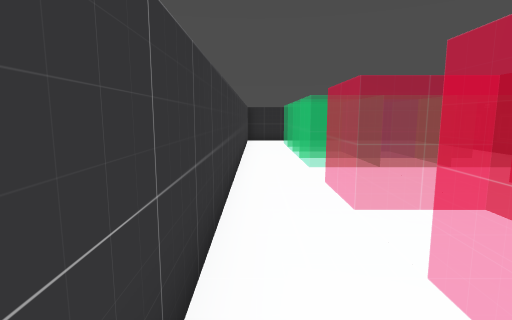
view 1 (above)

16 first-person views from a walk through a Godot game level. The camera is 1.4 m above the floor, tilts 8° down and sees 80° across. The floor is counted in squares, 1 m on a side. Each view is taken from the middle of a square. On the plan, view 1 faces up. The plan holds only what a view shows up to about 14 squares ahead; the rest is blank.

view 2
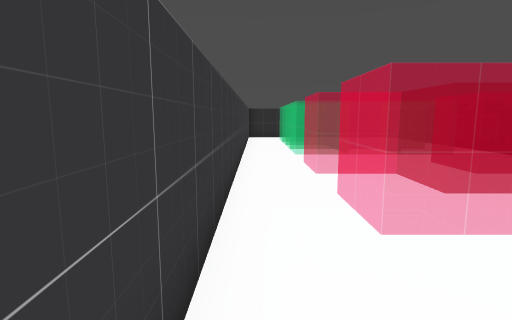

view 3
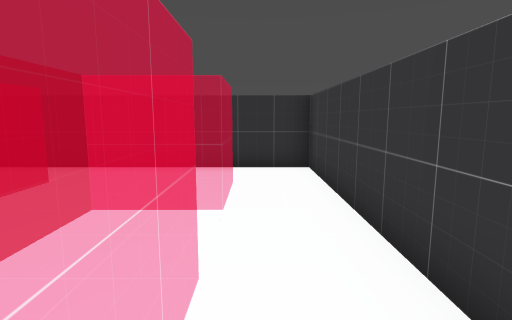

view 4
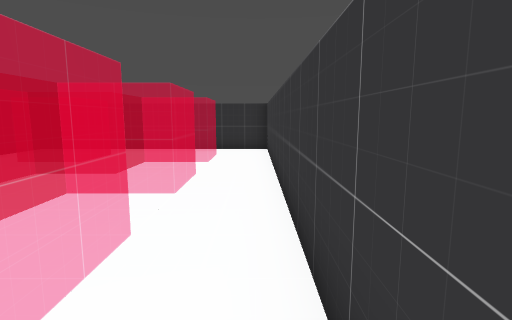

view 5
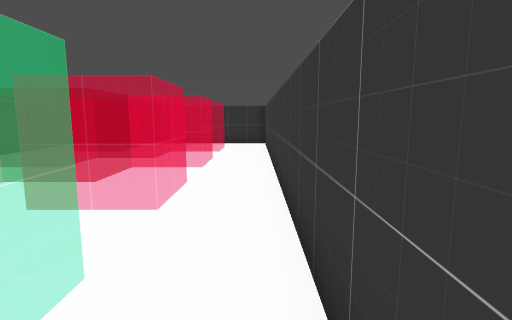

view 6
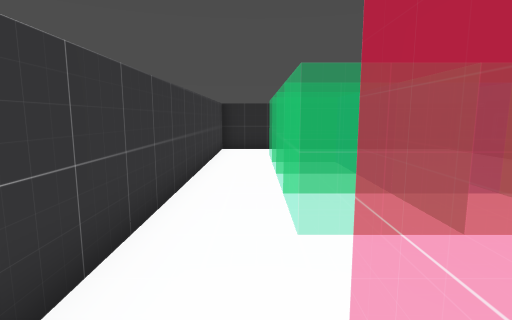

view 7
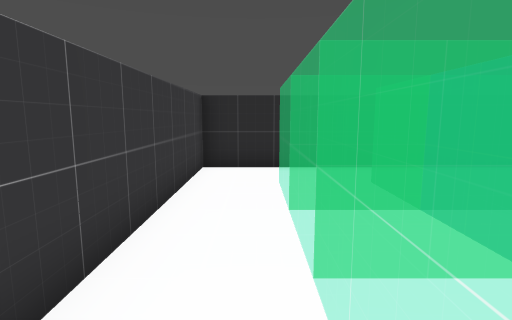

view 8
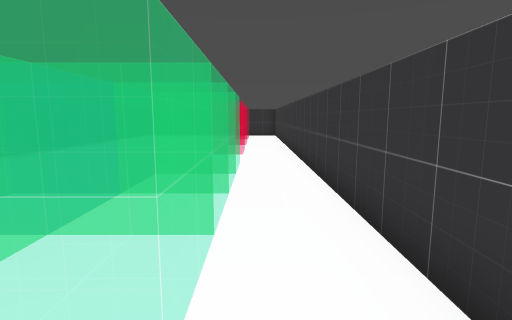

view 9
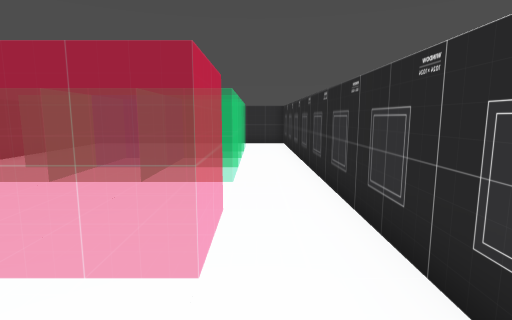

view 10
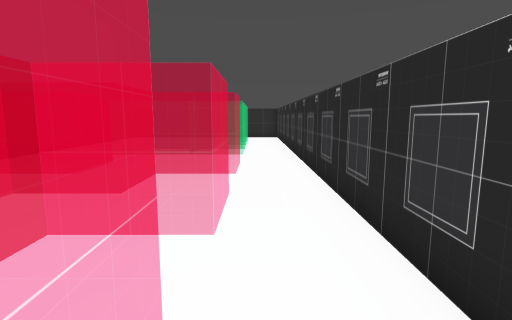

view 11
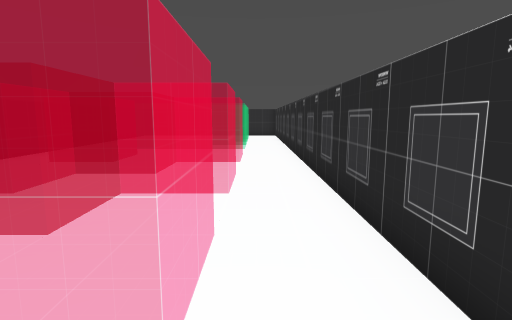

view 12
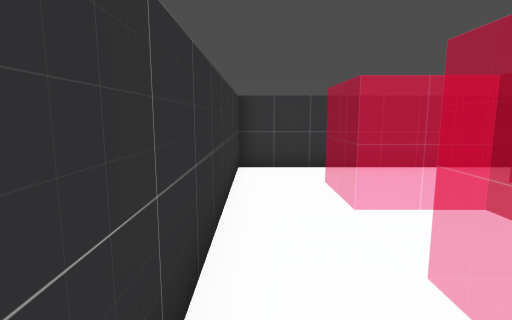

view 13
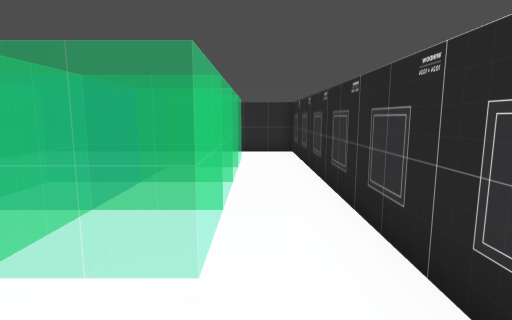

view 14
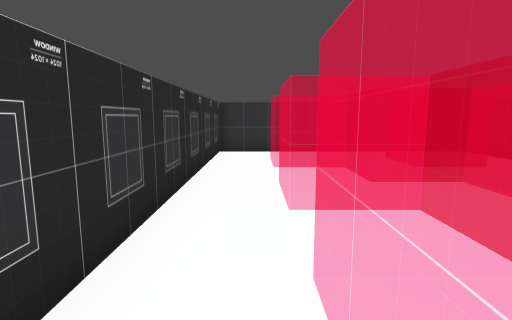

view 15
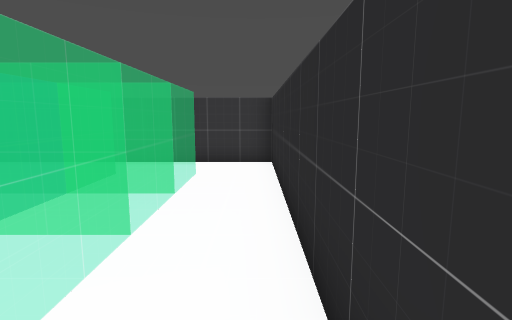

view 16
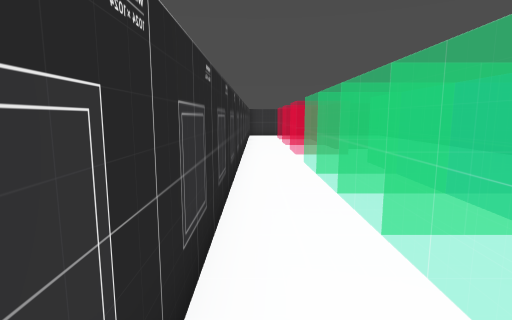

### Floor plan
Points are (right, up) in squares from view 1. A wall is a line through its corners. A room is listed if a view was taken in it or the views show most of it. See-through windows are left out.
Room 1 (view 1)
walls: (-0.5, 2.5) (-0.5, -1.5)
ways out: opening at (0.5, -2.5) to room 2; opening at (0.5, 1.5) to room 3
Room 2 (view 2)
walls: (-0.5, -1.5) (-0.5, -5.5) (3.5, -5.5)
ways out: opening at (0.5, -2.5) to room 1; opening at (2.5, -4.5)
Room 3 (views 3, 6)
walls: (-0.5, 6.5) (-0.5, 2.5)
ways out: opening at (0.5, 1.5) to room 1; opening at (0.5, 5.5) to room 4
Room 4 (views 4, 5, 7, 8, 13, 14, 15, 16)
walls: (9.5, 4.5) (9.5, 18.5) (-0.5, 18.5) (-0.5, 6.5)
ways out: opening at (0.5, 5.5) to room 3; opening at (2.5, 7.5); opening at (6.5, 7.5); opening at (8.5, 5.5)
Room 5 (views 9, 10)
walls: (9.5, -3.5) (9.5, 2.5)
ways out: opening at (8.5, -2.5) to room 6; opening at (8.5, 1.5)
Room 6 (views 11, 12)
walls: (7.5, -5.5) (9.5, -5.5) (9.5, -3.5)
ways out: opening at (8.5, -2.5) to room 5; opening at (6.5, -4.5)

Positions as (right, up) in squares from view 1, and headings:
1: (0, 0), facing up
2: (0, -3), facing up
3: (1, 3), facing down
4: (0, 8), facing down
5: (0, 11), facing down
6: (1, 5), facing up
7: (1, 10), facing up
8: (1, 18), facing down
9: (8, 2), facing up
10: (8, -3), facing up
11: (8, -5), facing up
12: (8, -5), facing left
13: (8, 6), facing up
14: (8, 7), facing down
15: (9, 18), facing left
16: (9, 18), facing down
